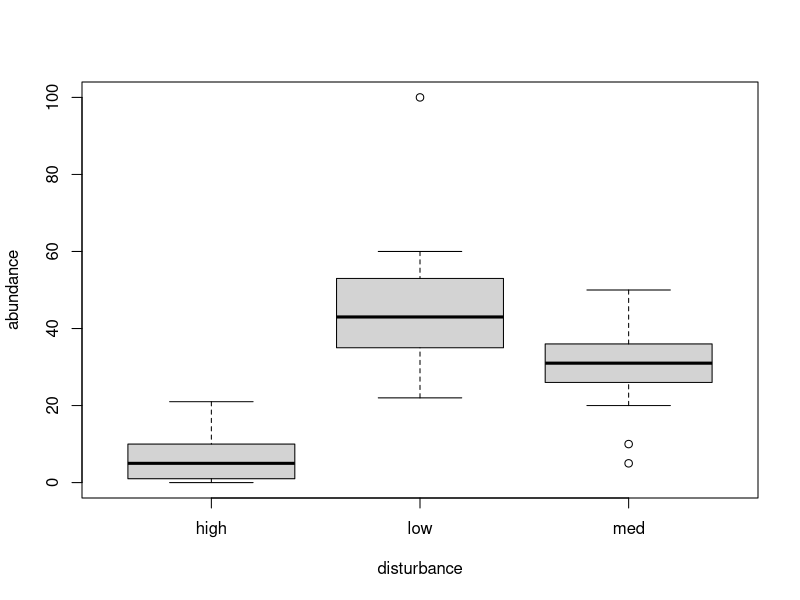
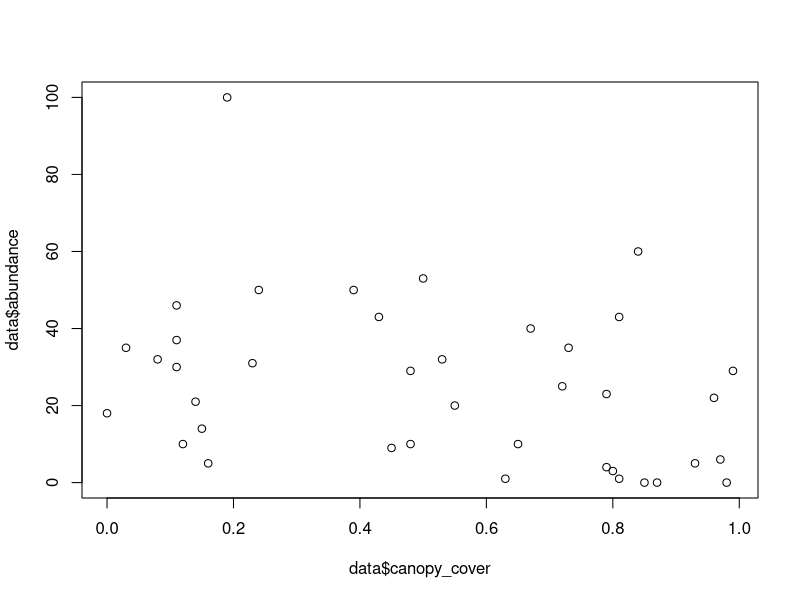
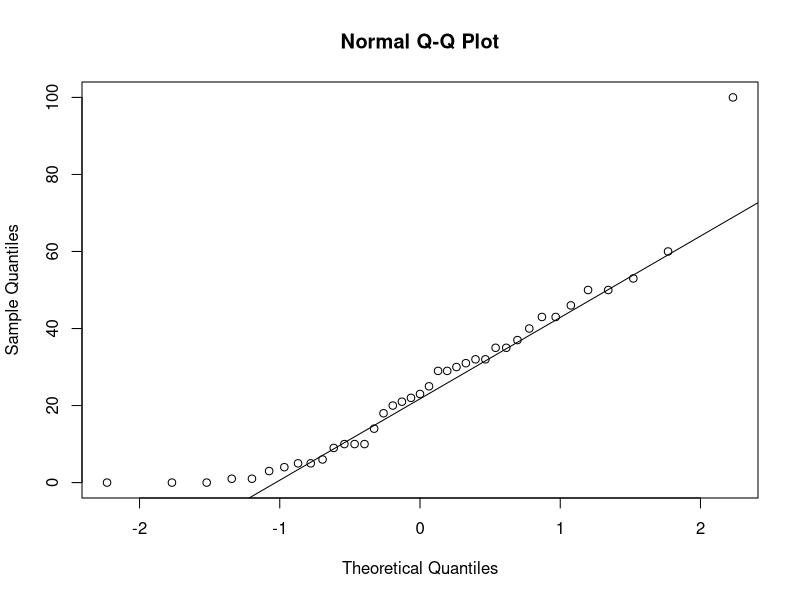
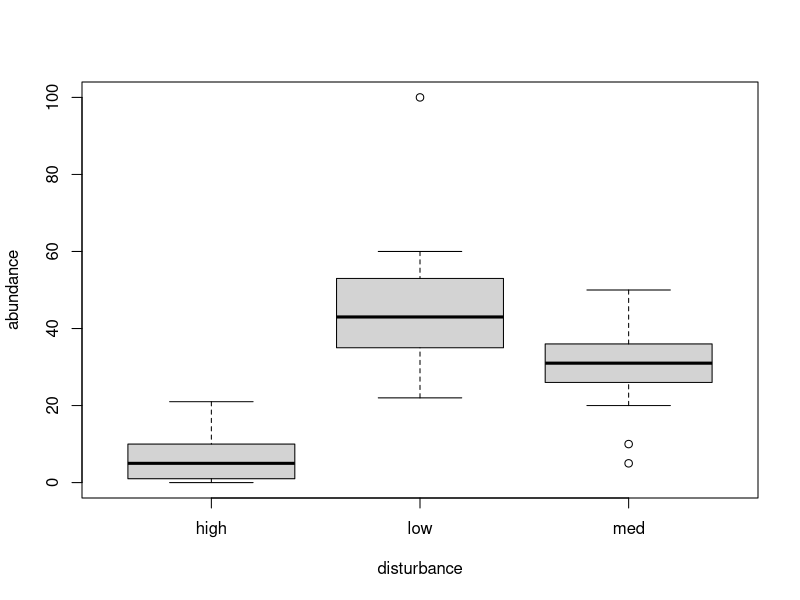
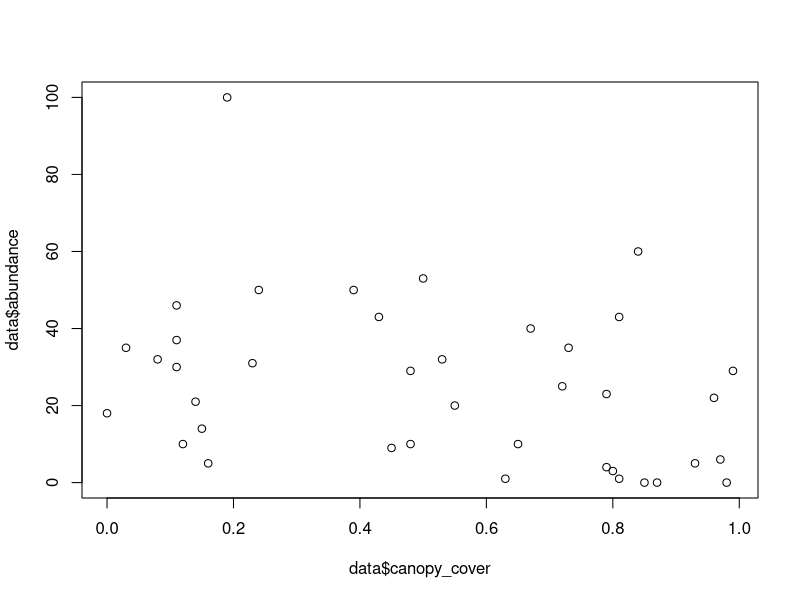
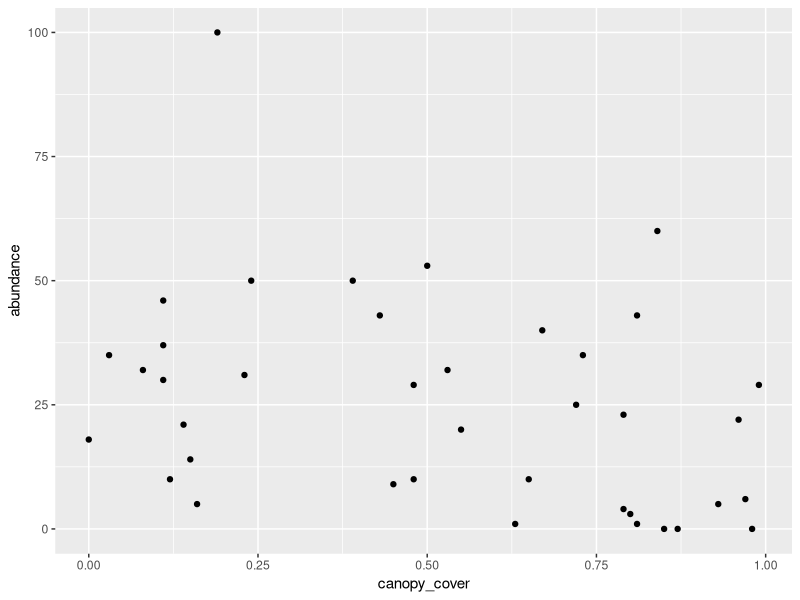
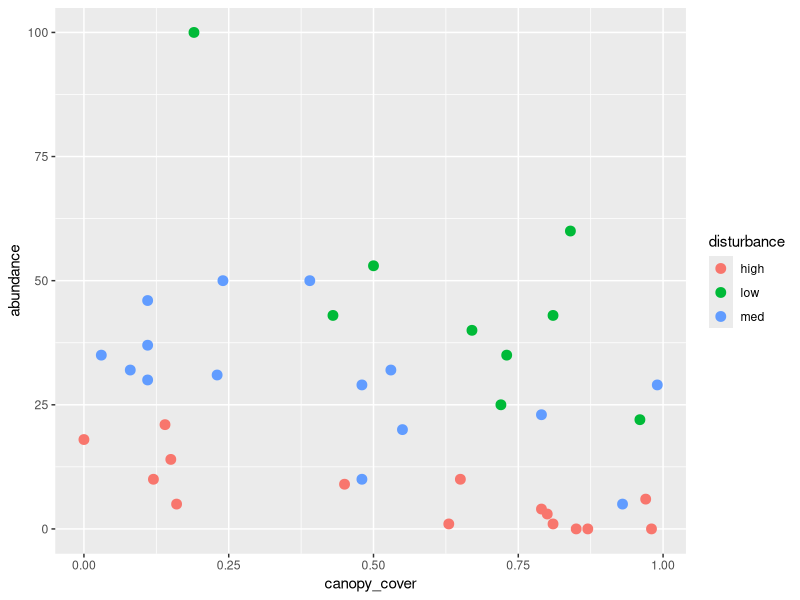
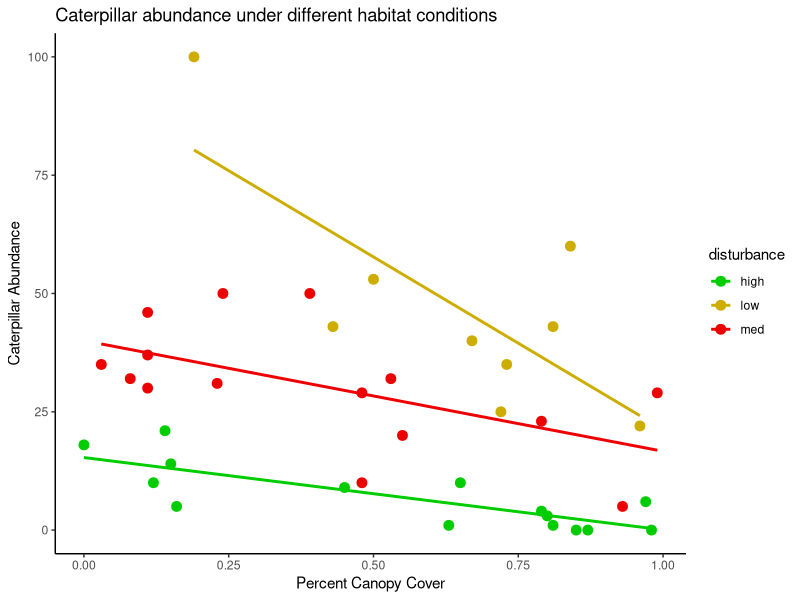

R code for these plots, in order:
############################################################################################

#Part 1: RStudio 101

#Welcome to R Studio!
#this is a script, saved as a .R file. While you can execute commands directly in the 
#console below, saving your code as a script allows you to come back to it and see what you 
#did at any time


# Annotating code

#Hashtags (#) allow you to make annotations in your .R file. The program will know to ignore
# this text, but these notes will help you later to remember what is happening in your code

#Exercise 1.1:
#Add three lines of notes below, stating what you had for breakfast today, the weather 
#outside and your favorite marine organism. 








# Executing code

#To run code from your R script, press Ctrl+Enter or manually click ->Run in the upper righthand corner of the R script. This executes the line or chunk of code the cursor is on, or any highlighted code.

#Exercise 1.2:
#Solve the following equation by copy/pasting it onto a new line
#w/o a hashtag, and executing the script : 453*4.6/2+34








#'<-' operator

#The '<-' operator assigns a name to any attribute and is used to store data while you are #working. This can be typed as either '<-' or '->' and the name that is being pointed to will #be assigned what is written on the other side.

#Exercise 1.3: execute the following:

test_score <- 34/35*100
test_score







#When you've reached this point, save the script as practice_YOURNAME.R, put a thumbs up emoji in the WebEx chat to indicate that you're done, and wait for everyone to finish.

###########################################################################################

#Part II: Inputting and Organizing Data

# Step 1: Set working directory

#To be able to read in data, R needs to know exactly where the data are. By setting your #working directory in the very beginning of a script, you can give R the location to look for #files to read in. It is also the location where R will save files.

#getwd shows you what your current working directory is.
getwd()

#To set your working directory, modify the following code to the appropriate location on your computer where the sample_data.csv file is:

# On mac
setwd("/Users/Ezra Kottler/Documents/data")

# On PC
setwd("C:/Users/Ezra Kottler/Documents/data")





# Step 2: read in the data
# import the data file to a data frame called data with the read.csv function.

data <- read.csv("sample_data.csv")


#When you've reached this point, save the script then put put a star emoji in the chat and wait until everyone is done

############################################################################################

#Part III: Working with data
#First, we'll load in the package "car" which has some functions we'll be working with
library(car)


#Summmary statistics

#Exercise 3.1:
#The following are useful functions for getting a sense of your data. Execute them, then #look at the help documentation for each.

head(data)
?head

summary(data)
?summary

str(data)
?str
#What information did these functions provide?





#Visualizing data

#you should also do some preliminary graphing to get a sense of your data
#simple functions like boxplot() can help out with this

#Exercise 3.2:
#create the following plots (look at the documentation for the functions) and take a look at your data. From these plots, do you think canopy cover and disturbance affect caterpillar density? Does it look like there are any outliers

boxplot(abundance ~ disturbance, data=data)
?boxplot


plot(data$canopy_cover,data$abundance)
?plot



#Statistical Assumptions

#Exercise 3.3
#does our response variable (caterpillar abundance) follow a normal distribution? If you are unsure of how to interpret the result, look at the shapiro.test documentation or online resources

shapiro.test(data$abundance)
#note that to just look at the abundance variable, we call our data file with a "$" and then the variable name


# we can also assess normality visually by looking at a Q-Q plot- a scatter that compares #the data to a perfect normal distribution. The scatter should lie as close to the line as #possible with no obvious pattern coming away from the line for the data to be considered 
# normally distributed. 
qqnorm(data$abundance)
qqline(data$abundance)

?qqline


#Exercise 3.4
#Do our data meet expectations of homogeneity of variance?

leveneTest(data$abundance, group = data$disturbance)
??levene



#When you've reached this point, save the script then put a smiley face emoji in the chat and wait until everyone is done
###########################################################################################

#Part IV: Statistical analysis

#Run the following code to do an ANOVA. Based on the summary of the model, what are our findings?

model1 <- aov(abundance ~ disturbance * canopy_cover, data= data)
summary(model1)



#When you've reached this point, save the script then put plant emoji in the chat and wait until everyone is done

############################################################################################
#Part V: Graphing

# In part III we did some initial graphing using the boxplot() and plot() functions

boxplot(abundance ~ disturbance, data=data)
?boxplot


plot(data$canopy_cover,data$abundance, type = "p")
?plot


#now we'll be working with ggplot2 to make more customizable figures. We'll start by installing and loading ggplot2
#install.packages(ggplot2)
library(ggplot2)

#Exercise 5.1:
#Here are the two plots I demonstrated in the powerpoint. Execute the code for them and make #sure it works, and that you understand how each component in the function is contributing to the graph output

#version 1
ggplot(data, aes(x=canopy_cover,y=abundance)) +
  geom_point()


#version 2


levels(data$disturbance) <- c("low", "medium", "high")

?levels()

ggplot(data, aes(x=canopy_cover,y=abundance, color=disturbance)) +
  geom_point(size=3)

#Exercise 5.2:
#Attempt to re-create the figure on the powerpoint using a modified version of the function we've been using.

#HINT: you'll need the following elements: 
#functions:levels()
#ggplot elements:geom_smooth(),labs(),scale_color_manual(),theme_minimal()

#Use this guide to help http://www.sthda.com/english/wiki/ggplot2-scatter-plots-quick-start-guide-r-software-and-data-visualization



###########################################ANSWER

p <- ggplot(data, aes(x=canopy_cover,y=abundance, color=disturbance)) +
  geom_point(size=3) +
  geom_smooth(method=lm, se=FALSE)+
  labs(title="Caterpillar abundance under different habitat conditions",
       x="Percent Canopy Cover", y = "Caterpillar Abundance")

print(p + theme_classic()+
        scale_color_manual(values = c("green3",'gold3',"red2")) )



